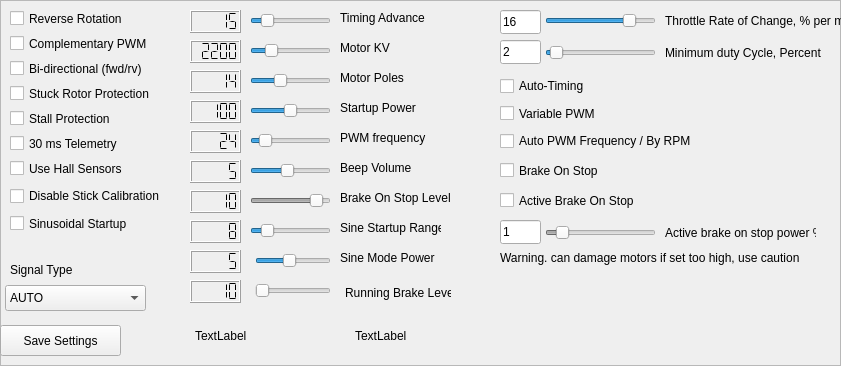
            <widget class="QFrame" name="eepromFrame">
             <property name="geometry">
              <rect>
               <x>0</x>
               <y>45</y>
               <width>841</width>
               <height>366</height>
              </rect>
             </property>
             <property name="frameShape">
              <enum>QFrame::Shape::StyledPanel</enum>
             </property>
             <property name="frameShadow">
              <enum>QFrame::Shadow::Raised</enum>
             </property>
             <widget class="QCheckBox" name="rvCheckBox">
              <property name="geometry">
               <rect>
                <x>10</x>
                <y>10</y>
                <width>121</width>
                <height>17</height>
               </rect>
              </property>
              <property name="text">
               <string>Reverse Rotation</string>
              </property>
             </widget>
             <widget class="QCheckBox" name="biDirectionCheckbox">
              <property name="geometry">
               <rect>
                <x>10</x>
                <y>60</y>
                <width>141</width>
                <height>17</height>
               </rect>
              </property>
              <property name="text">
               <string>Bi-directional (fwd/rv)</string>
              </property>
             </widget>
             <widget class="QCheckBox" name="sinCheckBox">
              <property name="geometry">
               <rect>
                <x>10</x>
                <y>215</y>
                <width>131</width>
                <height>17</height>
               </rect>
              </property>
              <property name="text">
               <string>Sinusoidal Startup</string>
              </property>
             </widget>
             <widget class="QCheckBox" name="comp_pwmCheckbox">
              <property name="geometry">
               <rect>
                <x>10</x>
                <y>35</y>
                <width>161</width>
                <height>17</height>
               </rect>
              </property>
              <property name="text">
               <string>Complementary PWM</string>
              </property>
             </widget>
             <widget class="QCheckBox" name="varPWMCheckBox">
              <property name="geometry">
               <rect>
                <x>500</x>
                <y>105</y>
                <width>121</width>
                <height>17</height>
               </rect>
              </property>
              <property name="text">
               <string>Variable PWM</string>
              </property>
             </widget>
             <widget class="QSlider" name="timingAdvanceSlider">
              <property name="enabled">
               <bool>true</bool>
              </property>
              <property name="geometry">
               <rect>
                <x>250</x>
                <y>10</y>
                <width>81</width>
                <height>22</height>
               </rect>
              </property>
              <property name="minimum">
               <number>10</number>
              </property>
              <property name="maximum">
               <number>42</number>
              </property>
              <property name="pageStep">
               <number>2</number>
              </property>
              <property name="value">
               <number>15</number>
              </property>
              <property name="orientation">
               <enum>Qt::Orientation::Horizontal</enum>
              </property>
             </widget>
             <widget class="QSlider" name="motorKVSlider">
              <property name="enabled">
               <bool>true</bool>
              </property>
              <property name="geometry">
               <rect>
                <x>250</x>
                <y>40</y>
                <width>81</width>
                <height>22</height>
               </rect>
              </property>
              <property name="minimum">
               <number>0</number>
              </property>
              <property name="maximum">
               <number>255</number>
              </property>
              <property name="value">
               <number>55</number>
              </property>
              <property name="orientation">
               <enum>Qt::Orientation::Horizontal</enum>
              </property>
             </widget>
             <widget class="QLabel" name="timingLabel">
              <property name="geometry">
               <rect>
                <x>340</x>
                <y>10</y>
                <width>91</width>
                <height>16</height>
               </rect>
              </property>
              <property name="text">
               <string>Timing Advance</string>
              </property>
             </widget>
             <widget class="QLabel" name="label_5">
              <property name="geometry">
               <rect>
                <x>340</x>
                <y>40</y>
                <width>91</width>
                <height>16</height>
               </rect>
              </property>
              <property name="text">
               <string>Motor KV</string>
              </property>
             </widget>
             <widget class="QSlider" name="motorPolesSlider">
              <property name="enabled">
               <bool>true</bool>
              </property>
              <property name="geometry">
               <rect>
                <x>250</x>
                <y>70</y>
                <width>81</width>
                <height>22</height>
               </rect>
              </property>
              <property name="minimum">
               <number>2</number>
              </property>
              <property name="maximum">
               <number>36</number>
              </property>
              <property name="singleStep">
               <number>2</number>
              </property>
              <property name="value">
               <number>14</number>
              </property>
              <property name="orientation">
               <enum>Qt::Orientation::Horizontal</enum>
              </property>
              <property name="tickPosition">
               <enum>QSlider::TickPosition::NoTicks</enum>
              </property>
              <property name="tickInterval">
               <number>2</number>
              </property>
             </widget>
             <widget class="QLabel" name="label_4">
              <property name="geometry">
               <rect>
                <x>340</x>
                <y>70</y>
                <width>81</width>
                <height>16</height>
               </rect>
              </property>
              <property name="text">
               <string>Motor Poles</string>
              </property>
             </widget>
             <widget class="QCheckBox" name="stuckProtectionBox">
              <property name="geometry">
               <rect>
                <x>10</x>
                <y>85</y>
                <width>161</width>
                <height>17</height>
               </rect>
              </property>
              <property name="text">
               <string>Stuck Rotor Protection</string>
              </property>
             </widget>
             <widget class="QSlider" name="startupPowerSlider">
              <property name="geometry">
               <rect>
                <x>250</x>
                <y>100</y>
                <width>81</width>
                <height>22</height>
               </rect>
              </property>
              <property name="minimum">
               <number>50</number>
              </property>
              <property name="maximum">
               <number>150</number>
              </property>
              <property name="sliderPosition">
               <number>100</number>
              </property>
              <property name="orientation">
               <enum>Qt::Orientation::Horizontal</enum>
              </property>
             </widget>
             <widget class="QSlider" name="pwmFreqSlider">
              <property name="geometry">
               <rect>
                <x>250</x>
                <y>130</y>
                <width>81</width>
                <height>22</height>
               </rect>
              </property>
              <property name="minimum">
               <number>8</number>
              </property>
              <property name="maximum">
               <number>144</number>
              </property>
              <property name="singleStep">
               <number>1</number>
              </property>
              <property name="pageStep">
               <number>24</number>
              </property>
              <property name="value">
               <number>24</number>
              </property>
              <property name="orientation">
               <enum>Qt::Orientation::Horizontal</enum>
              </property>
             </widget>
             <widget class="QLabel" name="label">
              <property name="geometry">
               <rect>
                <x>340</x>
                <y>100</y>
                <width>91</width>
                <height>16</height>
               </rect>
              </property>
              <property name="text">
               <string>Startup Power</string>
              </property>
             </widget>
             <widget class="QLabel" name="label_3">
              <property name="geometry">
               <rect>
                <x>340</x>
                <y>130</y>
                <width>111</width>
                <height>16</height>
               </rect>
              </property>
              <property name="text">
               <string>PWM frequency</string>
              </property>
             </widget>
             <widget class="QLCDNumber" name="timingAdvanceLCD">
              <property name="geometry">
               <rect>
                <x>190</x>
                <y>10</y>
                <width>51</width>
                <height>23</height>
               </rect>
              </property>
              <property name="smallDecimalPoint">
               <bool>false</bool>
              </property>
              <property name="mode">
               <enum>QLCDNumber::Mode::Dec</enum>
              </property>
              <property name="segmentStyle">
               <enum>QLCDNumber::SegmentStyle::Flat</enum>
              </property>
              <property name="intValue" stdset="0">
               <number>15</number>
              </property>
             </widget>
             <widget class="QLCDNumber" name="motorKVLCD">
              <property name="geometry">
               <rect>
                <x>190</x>
                <y>40</y>
                <width>51</width>
                <height>23</height>
               </rect>
              </property>
              <property name="segmentStyle">
               <enum>QLCDNumber::SegmentStyle::Flat</enum>
              </property>
              <property name="intValue" stdset="0">
               <number>2200</number>
              </property>
             </widget>
             <widget class="QLCDNumber" name="motorPolesLCD">
              <property name="geometry">
               <rect>
                <x>190</x>
                <y>70</y>
                <width>51</width>
                <height>23</height>
               </rect>
              </property>
              <property name="segmentStyle">
               <enum>QLCDNumber::SegmentStyle::Flat</enum>
              </property>
              <property name="intValue" stdset="0">
               <number>14</number>
              </property>
             </widget>
             <widget class="QLCDNumber" name="startupPowerLCD">
              <property name="geometry">
               <rect>
                <x>190</x>
                <y>100</y>
                <width>51</width>
                <height>23</height>
               </rect>
              </property>
              <property name="segmentStyle">
               <enum>QLCDNumber::SegmentStyle::Flat</enum>
              </property>
              <property name="intValue" stdset="0">
               <number>100</number>
              </property>
             </widget>
             <widget class="QLCDNumber" name="pwmFreqLCD">
              <property name="geometry">
               <rect>
                <x>190</x>
                <y>130</y>
                <width>51</width>
                <height>23</height>
               </rect>
              </property>
              <property name="segmentStyle">
               <enum>QLCDNumber::SegmentStyle::Flat</enum>
              </property>
              <property name="intValue" stdset="0">
               <number>24</number>
              </property>
             </widget>
             <widget class="QCheckBox" name="brakecheckbox">
              <property name="geometry">
               <rect>
                <x>500</x>
                <y>160</y>
                <width>111</width>
                <height>21</height>
               </rect>
              </property>
              <property name="text">
               <string>Brake On Stop</string>
              </property>
             </widget>
             <widget class="QCheckBox" name="antiStallBox">
              <property name="geometry">
               <rect>
                <x>10</x>
                <y>110</y>
                <width>131</width>
                <height>17</height>
               </rect>
              </property>
              <property name="text">
               <string>Stall Protection</string>
              </property>
             </widget>
             <widget class="QSlider" name="beepVolumeSlider">
              <property name="geometry">
               <rect>
                <x>250</x>
                <y>160</y>
                <width>81</width>
                <height>22</height>
               </rect>
              </property>
              <property name="maximum">
               <number>11</number>
              </property>
              <property name="pageStep">
               <number>1</number>
              </property>
              <property name="value">
               <number>5</number>
              </property>
              <property name="orientation">
               <enum>Qt::Orientation::Horizontal</enum>
              </property>
             </widget>
             <widget class="QLCDNumber" name="beepVolumeLCD">
              <property name="geometry">
               <rect>
                <x>190</x>
                <y>160</y>
                <width>51</width>
                <height>23</height>
               </rect>
              </property>
              <property name="segmentStyle">
               <enum>QLCDNumber::SegmentStyle::Flat</enum>
              </property>
              <property name="intValue" stdset="0">
               <number>5</number>
              </property>
             </widget>
             <widget class="QLabel" name="label_13">
              <property name="geometry">
               <rect>
                <x>340</x>
                <y>160</y>
                <width>76</width>
                <height>16</height>
               </rect>
              </property>
              <property name="text">
               <string>Beep Volume</string>
              </property>
             </widget>
             <widget class="QCheckBox" name="thirtymsTelemBox">
              <property name="geometry">
               <rect>
                <x>10</x>
                <y>135</y>
                <width>116</width>
                <height>17</height>
               </rect>
              </property>
              <property name="text">
               <string>30 ms Telemetry</string>
              </property>
             </widget>
             <widget class="QPushButton" name="writeEEPROM">
              <property name="enabled">
               <bool>true</bool>
              </property>
              <property name="geometry">
               <rect>
                <x>0</x>
                <y>325</y>
                <width>121</width>
                <height>31</height>
               </rect>
              </property>
              <property name="minimumSize">
               <size>
                <width>121</width>
                <height>0</height>
               </size>
              </property>
              <property name="text">
               <string>Save Settings</string>
              </property>
             </widget>
             <widget class="QLabel" name="FirmwareNameLabel">
              <property name="geometry">
               <rect>
                <x>195</x>
                <y>320</y>
                <width>131</width>
                <height>31</height>
               </rect>
              </property>
              <property name="text">
               <string>TextLabel</string>
              </property>
             </widget>
             <widget class="QLabel" name="FirmwareVerionsLabel">
              <property name="geometry">
               <rect>
                <x>355</x>
                <y>320</y>
                <width>81</width>
                <height>31</height>
               </rect>
              </property>
              <property name="text">
               <string>TextLabel</string>
              </property>
             </widget>
             <widget class="QCheckBox" name="hallSensorCheckbox">
              <property name="geometry">
               <rect>
                <x>10</x>
                <y>160</y>
                <width>121</width>
                <height>17</height>
               </rect>
              </property>
              <property name="text">
               <string>Use Hall Sensors</string>
              </property>
             </widget>
             <widget class="QSlider" name="dragBrakeSlider">
              <property name="enabled">
               <bool>false</bool>
              </property>
              <property name="geometry">
               <rect>
                <x>250</x>
                <y>190</y>
                <width>81</width>
                <height>22</height>
               </rect>
              </property>
              <property name="minimum">
               <number>1</number>
              </property>
              <property name="maximum">
               <number>10</number>
              </property>
              <property name="singleStep">
               <number>1</number>
              </property>
              <property name="value">
               <number>9</number>
              </property>
              <property name="orientation">
               <enum>Qt::Orientation::Horizontal</enum>
              </property>
             </widget>
             <widget class="QSlider" name="sineStartupSlider">
              <property name="geometry">
               <rect>
                <x>250</x>
                <y>220</y>
                <width>81</width>
                <height>22</height>
               </rect>
              </property>
              <property name="minimum">
               <number>5</number>
              </property>
              <property name="maximum">
               <number>25</number>
              </property>
              <property name="value">
               <number>8</number>
              </property>
              <property name="orientation">
               <enum>Qt::Orientation::Horizontal</enum>
              </property>
             </widget>
             <widget class="QLCDNumber" name="dragBrakeLCD">
              <property name="geometry">
               <rect>
                <x>190</x>
                <y>190</y>
                <width>51</width>
                <height>23</height>
               </rect>
              </property>
              <property name="font">
               <font>
                <family>Arial</family>
                <pointsize>8</pointsize>
                <bold>false</bold>
               </font>
              </property>
              <property name="segmentStyle">
               <enum>QLCDNumber::SegmentStyle::Flat</enum>
              </property>
              <property name="intValue" stdset="0">
               <number>10</number>
              </property>
             </widget>
             <widget class="QLCDNumber" name="sineRangeLCD">
              <property name="geometry">
               <rect>
                <x>190</x>
                <y>220</y>
                <width>51</width>
                <height>23</height>
               </rect>
              </property>
              <property name="segmentStyle">
               <enum>QLCDNumber::SegmentStyle::Flat</enum>
              </property>
              <property name="intValue" stdset="0">
               <number>8</number>
              </property>
             </widget>
             <widget class="QLabel" name="label_18">
              <property name="geometry">
               <rect>
                <x>340</x>
                <y>190</y>
                <width>116</width>
                <height>16</height>
               </rect>
              </property>
              <property name="text">
               <string>Brake On Stop Level</string>
              </property>
             </widget>
             <widget class="QLabel" name="label_19">
              <property name="geometry">
               <rect>
                <x>340</x>
                <y>220</y>
                <width>101</width>
                <height>16</height>
               </rect>
              </property>
              <property name="text">
               <string>Sine Startup Range</string>
              </property>
             </widget>
             <widget class="QSlider" name="sineModePowerSlider">
              <property name="geometry">
               <rect>
                <x>255</x>
                <y>250</y>
                <width>76</width>
                <height>22</height>
               </rect>
              </property>
              <property name="minimum">
               <number>1</number>
              </property>
              <property name="maximum">
               <number>10</number>
              </property>
              <property name="value">
               <number>5</number>
              </property>
              <property name="sliderPosition">
               <number>5</number>
              </property>
              <property name="orientation">
               <enum>Qt::Orientation::Horizontal</enum>
              </property>
             </widget>
             <widget class="QSlider" name="runningBrakeStrength">
              <property name="geometry">
               <rect>
                <x>255</x>
                <y>280</y>
                <width>76</width>
                <height>22</height>
               </rect>
              </property>
              <property name="minimum">
               <number>1</number>
              </property>
              <property name="maximum">
               <number>10</number>
              </property>
              <property name="orientation">
               <enum>Qt::Orientation::Horizontal</enum>
              </property>
             </widget>
             <widget class="QLabel" name="label_20">
              <property name="geometry">
               <rect>
                <x>340</x>
                <y>250</y>
                <width>96</width>
                <height>16</height>
               </rect>
              </property>
              <property name="text">
               <string>Sine Mode Power</string>
              </property>
             </widget>
             <widget class="QLabel" name="label_21">
              <property name="geometry">
               <rect>
                <x>345</x>
                <y>285</y>
                <width>106</width>
                <height>16</height>
               </rect>
              </property>
              <property name="text">
               <string>Running Brake Level</string>
              </property>
             </widget>
             <widget class="QLCDNumber" name="sineLcd">
              <property name="geometry">
               <rect>
                <x>190</x>
                <y>250</y>
                <width>51</width>
                <height>23</height>
               </rect>
              </property>
              <property name="segmentStyle">
               <enum>QLCDNumber::SegmentStyle::Flat</enum>
              </property>
              <property name="intValue" stdset="0">
               <number>5</number>
              </property>
             </widget>
             <widget class="QLCDNumber" name="runningBrakeLcd">
              <property name="geometry">
               <rect>
                <x>190</x>
                <y>280</y>
                <width>51</width>
                <height>23</height>
               </rect>
              </property>
              <property name="segmentStyle">
               <enum>QLCDNumber::SegmentStyle::Flat</enum>
              </property>
              <property name="intValue" stdset="0">
               <number>10</number>
              </property>
             </widget>
             <widget class="QComboBox" name="signalComboBox">
              <property name="geometry">
               <rect>
                <x>5</x>
                <y>285</y>
                <width>141</width>
                <height>26</height>
               </rect>
              </property>
              <item>
               <property name="text">
                <string>AUTO</string>
               </property>
              </item>
              <item>
               <property name="text">
                <string>Dshot 300 - 600</string>
               </property>
              </item>
              <item>
               <property name="text">
                <string>Servo 1000-2000us</string>
               </property>
              </item>
              <item>
               <property name="text">
                <string>Serial</string>
               </property>
              </item>
              <item>
               <property name="text">
                <string>Betaflight Safe Arming</string>
               </property>
              </item>
             </widget>
             <widget class="QLabel" name="label_25">
              <property name="geometry">
               <rect>
                <x>10</x>
                <y>260</y>
                <width>76</width>
                <height>20</height>
               </rect>
              </property>
              <property name="text">
               <string>Signal Type</string>
              </property>
             </widget>
             <widget class="QCheckBox" name="AutoTimingButton">
              <property name="geometry">
               <rect>
                <x>500</x>
                <y>75</y>
                <width>111</width>
                <height>22</height>
               </rect>
              </property>
              <property name="text">
               <string>Auto-Timing</string>
              </property>
             </widget>
             <widget class="QCheckBox" name="disableStickCalibCheckbox">
              <property name="geometry">
               <rect>
                <x>10</x>
                <y>185</y>
                <width>151</width>
                <height>22</height>
               </rect>
              </property>
              <property name="text">
               <string>Disable Stick Calibration</string>
              </property>
             </widget>
             <widget class="QCheckBox" name="autoPWM">
              <property name="geometry">
               <rect>
                <x>500</x>
                <y>130</y>
                <width>236</width>
                <height>22</height>
               </rect>
              </property>
              <property name="text">
               <string>Auto PWM Frequency / By RPM</string>
              </property>
             </widget>
             <widget class="QLineEdit" name="rocLineEdit">
              <property name="geometry">
               <rect>
                <x>500</x>
                <y>10</y>
                <width>41</width>
                <height>24</height>
               </rect>
              </property>
              <property name="text">
               <string>16</string>
              </property>
             </widget>
             <widget class="QLabel" name="label_31">
              <property name="geometry">
               <rect>
                <x>665</x>
                <y>5</y>
                <width>351</width>
                <height>31</height>
               </rect>
              </property>
              <property name="text">
               <string>Throttle Rate of Change, % per ms</string>
              </property>
             </widget>
             <widget class="QSlider" name="maxRocSlider">
              <property name="geometry">
               <rect>
                <x>545</x>
                <y>10</y>
                <width>111</width>
                <height>22</height>
               </rect>
              </property>
              <property name="minimum">
               <number>1</number>
              </property>
              <property name="maximum">
               <number>200</number>
              </property>
              <property name="value">
               <number>160</number>
              </property>
              <property name="orientation">
               <enum>Qt::Orientation::Horizontal</enum>
              </property>
             </widget>
             <widget class="QSlider" name="minDutySlider">
              <property name="geometry">
               <rect>
                <x>545</x>
                <y>40</y>
                <width>111</width>
                <height>26</height>
               </rect>
              </property>
              <property name="maximum">
               <number>50</number>
              </property>
              <property name="value">
               <number>2</number>
              </property>
              <property name="orientation">
               <enum>Qt::Orientation::Horizontal</enum>
              </property>
             </widget>
             <widget class="QLineEdit" name="minDutyLineEdit">
              <property name="geometry">
               <rect>
                <x>500</x>
                <y>40</y>
                <width>41</width>
                <height>24</height>
               </rect>
              </property>
              <property name="text">
               <string>2</string>
              </property>
             </widget>
             <widget class="QLabel" name="label_32">
              <property name="geometry">
               <rect>
                <x>665</x>
                <y>45</y>
                <width>171</width>
                <height>16</height>
               </rect>
              </property>
              <property name="text">
               <string>Minimum duty Cycle, Percent</string>
              </property>
             </widget>
             <widget class="QCheckBox" name="activeBrakeCheckbox">
              <property name="geometry">
               <rect>
                <x>500</x>
                <y>185</y>
                <width>146</width>
                <height>31</height>
               </rect>
              </property>
              <property name="text">
               <string>Active Brake On Stop</string>
              </property>
             </widget>
             <widget class="QSlider" name="activeBrakeSlider">
              <property name="enabled">
               <bool>false</bool>
              </property>
              <property name="geometry">
               <rect>
                <x>545</x>
                <y>225</y>
                <width>111</width>
                <height>16</height>
               </rect>
              </property>
              <property name="maximum">
               <number>10</number>
              </property>
              <property name="value">
               <number>1</number>
              </property>
              <property name="orientation">
               <enum>Qt::Orientation::Horizontal</enum>
              </property>
             </widget>
             <widget class="QLineEdit" name="activeBrakeLineEdit">
              <property name="geometry">
               <rect>
                <x>500</x>
                <y>220</y>
                <width>41</width>
                <height>24</height>
               </rect>
              </property>
              <property name="text">
               <string>1</string>
              </property>
             </widget>
             <widget class="QLabel" name="label_36">
              <property name="geometry">
               <rect>
                <x>665</x>
                <y>225</y>
                <width>151</width>
                <height>16</height>
               </rect>
              </property>
              <property name="text">
               <string>Active brake on stop power %</string>
              </property>
             </widget>
             <widget class="QLabel" name="label_40">
              <property name="geometry">
               <rect>
                <x>500</x>
                <y>250</y>
                <width>326</width>
                <height>16</height>
               </rect>
              </property>
              <property name="text">
               <string>Warning. can damage motors if set too high, use caution</string>
              </property>
             </widget>
            </widget>
